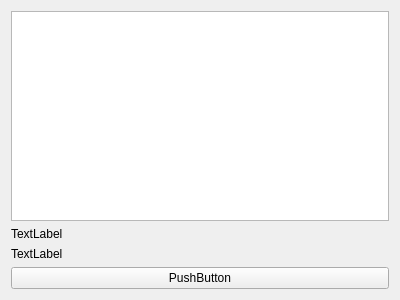
<?xml version="1.0" encoding="UTF-8"?>
<ui version="4.0">
 <class>Form</class>
 <widget class="QWidget" name="Form">
  <property name="geometry">
   <rect>
    <x>0</x>
    <y>0</y>
    <width>400</width>
    <height>300</height>
   </rect>
  </property>
  <property name="windowTitle">
   <string>Form</string>
  </property>
  <layout class="QHBoxLayout" name="horizontalLayout">
   <item>
    <layout class="QVBoxLayout" name="verticalLayout">
     <item>
      <widget class="QTextEdit" name="textEdit"/>
     </item>
     <item>
      <widget class="QLabel" name="label">
       <property name="text">
        <string>TextLabel</string>
       </property>
      </widget>
     </item>
     <item>
      <widget class="QLabel" name="label_2">
       <property name="text">
        <string>TextLabel</string>
       </property>
      </widget>
     </item>
     <item>
      <widget class="QPushButton" name="pushButton">
       <property name="text">
        <string>PushButton</string>
       </property>
      </widget>
     </item>
    </layout>
   </item>
  </layout>
 </widget>
 <resources/>
 <connections/>
</ui>
